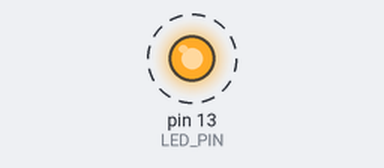
Recording of a sketch running on a simulated Arduino Uno, built with avr-gcc and run on an emulated ATmega328P. Parts: output pins drawn as LEDs (lit = HIGH). Dashed ring = blinking. What the sketch prints to the serial monitor is not drawn.

Above: at 2.2 s.
Timing chart, 0 to 6.4 s (numbered marks = the images above):
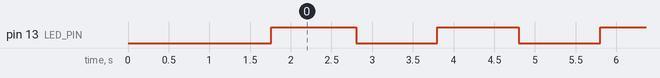

Measured:
- by itself, pin 13 (LED_PIN): alternates HIGH for 1.0 s and LOW for 1.0 s

The sketch:

led-blink.ino
```cpp
/**
 * Visucan Virtual Processor Demo
 * Arduino Uno - LED Blink Application
 *
 * This sketch demonstrates basic Arduino functionality in a virtual environment.
 * No physical hardware required!
 *
 * Hardware Configuration (Virtual):
 * - LED connected to pin D13 (built-in LED)
 * - Blink interval: 1 second
 *
 * Features Demonstrated:
 * - Digital pin control (digitalWrite)
 * - Serial communication
 * - Timing with delay()
 * - Loop execution
 */

// Pin definitions
#define LED_PIN 13

// Global variables
int blinkCount = 0;
unsigned long startTime;

void setup() {
  // Initialize serial communication at 9600 baud
  Serial.begin(9600);

  // Wait for serial port to connect (for virtual processor)
  delay(1000);

  // Print startup banner
  Serial.println("╔════════════════════════════════════════╗");
  Serial.println("║   Visucan Virtual Arduino Uno R3     ║");
  Serial.println("║   LED Blink Demo Application           ║");
  Serial.println("╚════════════════════════════════════════╝");
  Serial.println();
  Serial.println("🚀 Virtual Processor Started!");
  Serial.println("📍 No Physical Hardware Required");
  Serial.println("🤖 AI-Powered Embedded Development");
  Serial.println();

  // Configure LED pin as output
  pinMode(LED_PIN, OUTPUT);
  Serial.print("⚙️  Configured Pin ");
  Serial.print(LED_PIN);
  Serial.println(" as OUTPUT");

  // Initial state
  digitalWrite(LED_PIN, LOW);
  Serial.println("💡 LED initially OFF");
  Serial.println();
  Serial.println("────────────────────────────────────────");
  Serial.println("Starting blink sequence...");
  Serial.println("────────────────────────────────────────");
  Serial.println();

  // Record start time
  startTime = millis();
}

void loop() {
  // Increment blink counter
  blinkCount++;

  // Calculate uptime
  unsigned long uptime = (millis() - startTime) / 1000;

  // Turn LED ON
  digitalWrite(LED_PIN, HIGH);
  Serial.print("🟢 LED ON  | Blink #");
  Serial.print(blinkCount);
  Serial.print(" | Uptime: ");
  Serial.print(uptime);
  Serial.println("s");

  // Wait 1 second
  delay(1000);

  // Turn LED OFF
  digitalWrite(LED_PIN, LOW);
  Serial.print("⚫ LED OFF | Blink #");
  Serial.print(blinkCount);
  Serial.print(" | Uptime: ");
  Serial.print(uptime + 1);
  Serial.println("s");

  // Wait 1 second
  delay(1000);

  // Print status every 10 blinks
  if (blinkCount % 10 == 0) {
    Serial.println();
    Serial.println("📊 Status Report:");
    Serial.print("   Total Blinks: ");
    Serial.println(blinkCount);
    Serial.print("   Runtime: ");
    Serial.print(uptime);
    Serial.println(" seconds");
    Serial.print("   Memory Free: ");
    Serial.print(freeMemory());
    Serial.println(" bytes");
    Serial.println();
  }
}

// Helper function to calculate free memory
int freeMemory() {
  extern int __heap_start, *__brkval;
  int v;
  return (int) &v - (__brkval == 0 ? (int) &__heap_start : (int) __brkval);
}
```
